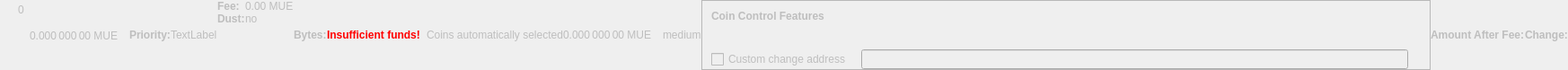
    <widget class="QWidget" name="dummyHideWidget" native="true">
     <property name="enabled">
      <bool>false</bool>
     </property>
     <property name="maximumSize">
      <size>
       <width>100</width>
       <height>22</height>
      </size>
     </property>
     <layout class="QHBoxLayout" name="dummyHideLayout">
      <property name="spacing">
       <number>0</number>
      </property>
      <property name="leftMargin">
       <number>0</number>
      </property>
      <property name="topMargin">
       <number>0</number>
      </property>
      <property name="rightMargin">
       <number>0</number>
      </property>
      <property name="bottomMargin">
       <number>0</number>
      </property>
      <item>
       <layout class="QFormLayout" name="formLayoutCoinControl1">
        <property name="horizontalSpacing">
         <number>10</number>
        </property>
        <property name="verticalSpacing">
         <number>14</number>
        </property>
        <property name="leftMargin">
         <number>10</number>
        </property>
        <property name="topMargin">
         <number>4</number>
        </property>
        <property name="rightMargin">
         <number>6</number>
        </property>
        <item row="0" column="1">
         <widget class="QLabel" name="labelCoinControlBytes">
          <property name="cursor">
           <cursorShape>IBeamCursor</cursorShape>
          </property>
          <property name="contextMenuPolicy">
           <enum>Qt::ActionsContextMenu</enum>
          </property>
          <property name="text">
           <string notr="true">0</string>
          </property>
          <property name="textInteractionFlags">
           <set>Qt::LinksAccessibleByMouse|Qt::TextSelectableByKeyboard|Qt::TextSelectableByMouse</set>
          </property>
         </widget>
        </item>
       </layout>
      </item>
      <item>
       <widget class="QLabel" name="labelCoinControlAfterFee">
        <property name="enabled">
         <bool>false</bool>
        </property>
        <property name="sizePolicy">
         <sizepolicy hsizetype="Fixed" vsizetype="Fixed">
          <horstretch>0</horstretch>
          <verstretch>0</verstretch>
         </sizepolicy>
        </property>
        <property name="minimumSize">
         <size>
          <width>111</width>
          <height>12</height>
         </size>
        </property>
        <property name="maximumSize">
         <size>
          <width>111</width>
          <height>12</height>
         </size>
        </property>
        <property name="cursor">
         <cursorShape>IBeamCursor</cursorShape>
        </property>
        <property name="contextMenuPolicy">
         <enum>Qt::ActionsContextMenu</enum>
        </property>
        <property name="text">
         <string notr="true">0.000 000 00 MUE</string>
        </property>
        <property name="textInteractionFlags">
         <set>Qt::LinksAccessibleByMouse|Qt::TextSelectableByKeyboard|Qt::TextSelectableByMouse</set>
        </property>
       </widget>
      </item>
      <item>
       <widget class="QLabel" name="labelCoinControlPriorityText">
        <property name="enabled">
         <bool>false</bool>
        </property>
        <property name="font">
         <font>
          <weight>75</weight>
          <bold>true</bold>
         </font>
        </property>
        <property name="text">
         <string>Priority:</string>
        </property>
       </widget>
      </item>
      <item>
       <layout class="QHBoxLayout" name="horizontalLayout">
        <item>
         <widget class="QLabel" name="WarningLabel">
          <property name="text">
           <string>TextLabel</string>
          </property>
         </widget>
        </item>
       </layout>
      </item>
      <item>
       <layout class="QFormLayout" name="formLayoutCoinControl3">
        <property name="horizontalSpacing">
         <number>0</number>
        </property>
        <property name="verticalSpacing">
         <number>0</number>
        </property>
        <property name="leftMargin">
         <number>0</number>
        </property>
        <property name="topMargin">
         <number>0</number>
        </property>
        <property name="rightMargin">
         <number>0</number>
        </property>
        <item row="0" column="0">
         <widget class="QLabel" name="labelCoinControlFeeText">
          <property name="enabled">
           <bool>false</bool>
          </property>
          <property name="font">
           <font>
            <weight>75</weight>
            <bold>true</bold>
           </font>
          </property>
          <property name="text">
           <string>Fee:</string>
          </property>
          <property name="margin">
           <number>0</number>
          </property>
         </widget>
        </item>
        <item row="0" column="1">
         <widget class="QLabel" name="labelCoinControlFee">
          <property name="enabled">
           <bool>false</bool>
          </property>
          <property name="cursor">
           <cursorShape>IBeamCursor</cursorShape>
          </property>
          <property name="contextMenuPolicy">
           <enum>Qt::ActionsContextMenu</enum>
          </property>
          <property name="text">
           <string notr="true">0.00 MUE</string>
          </property>
          <property name="textInteractionFlags">
           <set>Qt::LinksAccessibleByMouse|Qt::TextSelectableByKeyboard|Qt::TextSelectableByMouse</set>
          </property>
         </widget>
        </item>
        <item row="1" column="0">
         <widget class="QLabel" name="labelCoinControlLowOutputText">
          <property name="enabled">
           <bool>false</bool>
          </property>
          <property name="font">
           <font>
            <weight>75</weight>
            <bold>true</bold>
           </font>
          </property>
          <property name="text">
           <string>Dust:</string>
          </property>
         </widget>
        </item>
        <item row="1" column="1">
         <widget class="QLabel" name="labelCoinControlLowOutput">
          <property name="enabled">
           <bool>false</bool>
          </property>
          <property name="cursor">
           <cursorShape>IBeamCursor</cursorShape>
          </property>
          <property name="contextMenuPolicy">
           <enum>Qt::ActionsContextMenu</enum>
          </property>
          <property name="text">
           <string>no</string>
          </property>
          <property name="textInteractionFlags">
           <set>Qt::LinksAccessibleByMouse|Qt::TextSelectableByKeyboard|Qt::TextSelectableByMouse</set>
          </property>
         </widget>
        </item>
       </layout>
      </item>
      <item>
       <widget class="QLabel" name="labelCoinControlBytesText">
        <property name="enabled">
         <bool>false</bool>
        </property>
        <property name="font">
         <font>
          <weight>75</weight>
          <bold>true</bold>
         </font>
        </property>
        <property name="text">
         <string>Bytes:</string>
        </property>
       </widget>
      </item>
      <item>
       <layout class="QFormLayout" name="formLayoutCoinControl2">
        <property name="horizontalSpacing">
         <number>0</number>
        </property>
        <property name="verticalSpacing">
         <number>0</number>
        </property>
        <property name="leftMargin">
         <number>0</number>
        </property>
        <property name="topMargin">
         <number>0</number>
        </property>
        <property name="rightMargin">
         <number>0</number>
        </property>
       </layout>
      </item>
      <item>
       <layout class="QHBoxLayout" name="horizontalLayoutCoinControl2">
        <property name="spacing">
         <number>0</number>
        </property>
        <property name="bottomMargin">
         <number>0</number>
        </property>
       </layout>
      </item>
      <item>
       <widget class="QLabel" name="labelCoinControlInsuffFunds">
        <property name="enabled">
         <bool>false</bool>
        </property>
        <property name="minimumSize">
         <size>
          <width>0</width>
          <height>0</height>
         </size>
        </property>
        <property name="font">
         <font>
          <weight>75</weight>
          <bold>true</bold>
         </font>
        </property>
        <property name="styleSheet">
         <string notr="true">color:red;font-weight:bold;</string>
        </property>
        <property name="text">
         <string>Insufficient funds!</string>
        </property>
        <property name="margin">
         <number>5</number>
        </property>
       </widget>
      </item>
      <item>
       <layout class="QFormLayout" name="formLayoutCoinControl4">
        <property name="horizontalSpacing">
         <number>0</number>
        </property>
        <property name="verticalSpacing">
         <number>0</number>
        </property>
        <property name="leftMargin">
         <number>0</number>
        </property>
        <property name="topMargin">
         <number>0</number>
        </property>
        <property name="rightMargin">
         <number>0</number>
        </property>
       </layout>
      </item>
      <item>
       <widget class="QLabel" name="labelCoinControlChangeLabel">
        <property name="enabled">
         <bool>false</bool>
        </property>
        <property name="sizePolicy">
         <sizepolicy hsizetype="Preferred" vsizetype="Expanding">
          <horstretch>0</horstretch>
          <verstretch>0</verstretch>
         </sizepolicy>
        </property>
        <property name="minimumSize">
         <size>
          <width>0</width>
          <height>0</height>
         </size>
        </property>
        <property name="text">
         <string/>
        </property>
        <property name="margin">
         <number>3</number>
        </property>
       </widget>
      </item>
      <item>
       <widget class="QLabel" name="labelCoinControlAutomaticallySelected">
        <property name="enabled">
         <bool>false</bool>
        </property>
        <property name="sizePolicy">
         <sizepolicy hsizetype="Fixed" vsizetype="Fixed">
          <horstretch>0</horstretch>
          <verstretch>0</verstretch>
         </sizepolicy>
        </property>
        <property name="minimumSize">
         <size>
          <width>0</width>
          <height>0</height>
         </size>
        </property>
        <property name="maximumSize">
         <size>
          <width>240</width>
          <height>16777215</height>
         </size>
        </property>
        <property name="text">
         <string>Coins automatically selected</string>
        </property>
        <property name="margin">
         <number>5</number>
        </property>
       </widget>
      </item>
      <item>
       <widget class="QLabel" name="labelCoinControlChange">
        <property name="enabled">
         <bool>false</bool>
        </property>
        <property name="sizePolicy">
         <sizepolicy hsizetype="Fixed" vsizetype="Fixed">
          <horstretch>0</horstretch>
          <verstretch>0</verstretch>
         </sizepolicy>
        </property>
        <property name="minimumSize">
         <size>
          <width>111</width>
          <height>0</height>
         </size>
        </property>
        <property name="maximumSize">
         <size>
          <width>111</width>
          <height>16777215</height>
         </size>
        </property>
        <property name="cursor">
         <cursorShape>IBeamCursor</cursorShape>
        </property>
        <property name="contextMenuPolicy">
         <enum>Qt::ActionsContextMenu</enum>
        </property>
        <property name="text">
         <string notr="true">0.000 000 00 MUE</string>
        </property>
        <property name="textInteractionFlags">
         <set>Qt::LinksAccessibleByMouse|Qt::TextSelectableByKeyboard|Qt::TextSelectableByMouse</set>
        </property>
       </widget>
      </item>
      <item>
       <widget class="QLabel" name="labelCoinControlPriority">
        <property name="enabled">
         <bool>false</bool>
        </property>
        <property name="cursor">
         <cursorShape>IBeamCursor</cursorShape>
        </property>
        <property name="contextMenuPolicy">
         <enum>Qt::ActionsContextMenu</enum>
        </property>
        <property name="text">
         <string>medium</string>
        </property>
        <property name="textInteractionFlags">
         <set>Qt::LinksAccessibleByMouse|Qt::TextSelectableByKeyboard|Qt::TextSelectableByMouse</set>
        </property>
       </widget>
      </item>
      <item>
       <widget class="QFrame" name="frameCoinControl">
        <property name="sizePolicy">
         <sizepolicy hsizetype="Expanding" vsizetype="Expanding">
          <horstretch>0</horstretch>
          <verstretch>0</verstretch>
         </sizepolicy>
        </property>
        <property name="maximumSize">
         <size>
          <width>16777215</width>
          <height>16777215</height>
         </size>
        </property>
        <property name="frameShape">
         <enum>QFrame::StyledPanel</enum>
        </property>
        <property name="frameShadow">
         <enum>QFrame::Sunken</enum>
        </property>
        <layout class="QVBoxLayout" name="verticalLayoutCoinControl2_2">
         <property name="spacing">
          <number>0</number>
         </property>
         <property name="leftMargin">
          <number>0</number>
         </property>
         <property name="topMargin">
          <number>0</number>
         </property>
         <property name="rightMargin">
          <number>0</number>
         </property>
         <property name="bottomMargin">
          <number>0</number>
         </property>
         <item>
          <layout class="QVBoxLayout" name="verticalLayoutCoinControl" stretch="0,0,0,1">
           <property name="spacing">
            <number>0</number>
           </property>
           <property name="leftMargin">
            <number>10</number>
           </property>
           <property name="topMargin">
            <number>10</number>
           </property>
           <item>
            <layout class="QHBoxLayout" name="horizontalLayoutCoinControl1">
             <property name="bottomMargin">
              <number>15</number>
             </property>
             <item>
              <widget class="QLabel" name="labelCoinControlFeatures">
               <property name="enabled">
                <bool>false</bool>
               </property>
               <property name="sizePolicy">
                <sizepolicy hsizetype="Preferred" vsizetype="Maximum">
                 <horstretch>0</horstretch>
                 <verstretch>0</verstretch>
                </sizepolicy>
               </property>
               <property name="font">
                <font>
                 <weight>75</weight>
                 <bold>true</bold>
                </font>
               </property>
               <property name="styleSheet">
                <string notr="true">font-weight:bold;</string>
               </property>
               <property name="text">
                <string>Coin Control Features</string>
               </property>
              </widget>
             </item>
            </layout>
           </item>
           <item>
            <widget class="QWidget" name="widgetCoinControl" native="true">
             <property name="sizePolicy">
              <sizepolicy hsizetype="Preferred" vsizetype="Preferred">
               <horstretch>0</horstretch>
               <verstretch>0</verstretch>
              </sizepolicy>
             </property>
             <property name="minimumSize">
              <size>
               <width>0</width>
               <height>0</height>
              </size>
             </property>
             <property name="styleSheet">
              <string notr="true"/>
             </property>
             <layout class="QHBoxLayout" name="horizontalLayoutCoinControl5_2">
              <property name="leftMargin">
               <number>0</number>
              </property>
              <property name="topMargin">
               <number>0</number>
              </property>
              <property name="rightMargin">
               <number>0</number>
              </property>
              <property name="bottomMargin">
               <number>0</number>
              </property>
              <item>
               <layout class="QHBoxLayout" name="horizontalLayoutCoinControl3">
                <property name="spacing">
                 <number>20</number>
                </property>
                <property name="topMargin">
                 <number>0</number>
                </property>
                <property name="bottomMargin">
                 <number>10</number>
                </property>
               </layout>
              </item>
             </layout>
            </widget>
           </item>
           <item>
            <layout class="QHBoxLayout" name="horizontalLayoutCoinControl4" stretch="0,0,0">
             <property name="spacing">
              <number>12</number>
             </property>
             <property name="sizeConstraint">
              <enum>QLayout::SetDefaultConstraint</enum>
             </property>
             <property name="topMargin">
              <number>5</number>
             </property>
             <property name="rightMargin">
              <number>5</number>
             </property>
             <item>
              <widget class="QCheckBox" name="checkBoxCoinControlChange">
               <property name="enabled">
                <bool>false</bool>
               </property>
               <property name="toolTip">
                <string>If this is activated, but the change address is empty or invalid, change will be sent to a newly generated address.</string>
               </property>
               <property name="text">
                <string>Custom change address</string>
               </property>
              </widget>
             </item>
             <item>
              <widget class="QValidatedLineEdit" name="lineEditCoinControlChange">
               <property name="enabled">
                <bool>false</bool>
               </property>
               <property name="sizePolicy">
                <sizepolicy hsizetype="Expanding" vsizetype="Fixed">
                 <horstretch>0</horstretch>
                 <verstretch>0</verstretch>
                </sizepolicy>
               </property>
              </widget>
             </item>
             <item>
              <widget class="QLabel" name="labelCoinControlChangeLabel_2">
               <property name="sizePolicy">
                <sizepolicy hsizetype="Preferred" vsizetype="Expanding">
                 <horstretch>0</horstretch>
                 <verstretch>0</verstretch>
                </sizepolicy>
               </property>
               <property name="minimumSize">
                <size>
                 <width>0</width>
                 <height>0</height>
                </size>
               </property>
               <property name="text">
                <string/>
               </property>
               <property name="margin">
                <number>3</number>
               </property>
              </widget>
             </item>
            </layout>
           </item>
           <item>
            <spacer name="verticalSpacerCoinControl">
             <property name="orientation">
              <enum>Qt::Vertical</enum>
             </property>
             <property name="sizeHint" stdset="0">
              <size>
               <width>800</width>
               <height>1</height>
              </size>
             </property>
            </spacer>
           </item>
          </layout>
         </item>
        </layout>
       </widget>
      </item>
      <item>
       <widget class="QLabel" name="labelCoinControlAfterFeeText">
        <property name="enabled">
         <bool>false</bool>
        </property>
        <property name="minimumSize">
         <size>
          <width>0</width>
          <height>0</height>
         </size>
        </property>
        <property name="maximumSize">
         <size>
          <width>16777215</width>
          <height>16777215</height>
         </size>
        </property>
        <property name="font">
         <font>
          <weight>75</weight>
          <bold>true</bold>
         </font>
        </property>
        <property name="text">
         <string>Amount After Fee:</string>
        </property>
        <property name="alignment">
         <set>Qt::AlignLeading|Qt::AlignLeft|Qt::AlignVCenter</set>
        </property>
        <property name="margin">
         <number>0</number>
        </property>
       </widget>
      </item>
      <item>
       <widget class="QLabel" name="labelCoinControlChangeText">
        <property name="enabled">
         <bool>false</bool>
        </property>
        <property name="sizePolicy">
         <sizepolicy hsizetype="Preferred" vsizetype="Preferred">
          <horstretch>0</horstretch>
          <verstretch>0</verstretch>
         </sizepolicy>
        </property>
        <property name="minimumSize">
         <size>
          <width>0</width>
          <height>0</height>
         </size>
        </property>
        <property name="maximumSize">
         <size>
          <width>16777215</width>
          <height>16777215</height>
         </size>
        </property>
        <property name="font">
         <font>
          <weight>75</weight>
          <bold>true</bold>
         </font>
        </property>
        <property name="text">
         <string>Change:</string>
        </property>
        <property name="alignment">
         <set>Qt::AlignLeading|Qt::AlignLeft|Qt::AlignVCenter</set>
        </property>
       </widget>
      </item>
     </layout>
    </widget>
